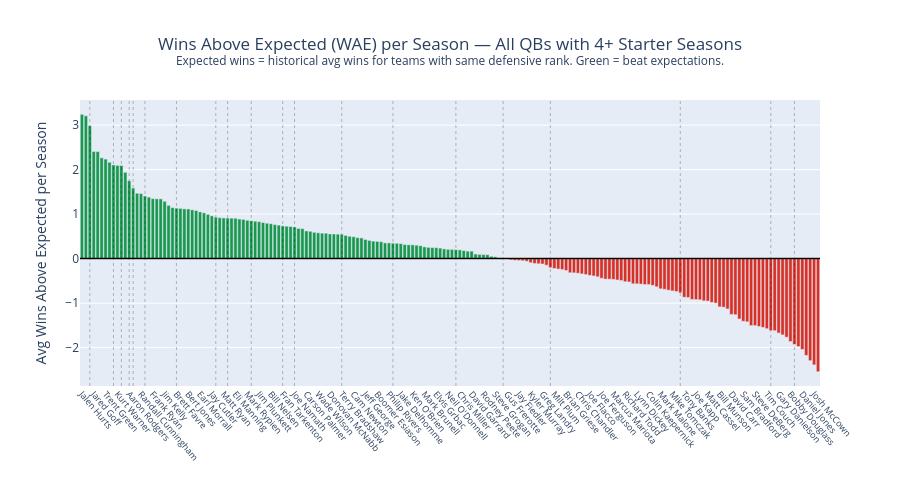

This figure's notebook cell:
### Code cell
# ── Bar chart: all 50+ QBs sorted by avg WAE ────────────────────────────────
fig_wae = go.Figure()
fig_wae.add_trace(go.Bar(
    x=wae_df['primary_qb'],
    y=wae_df['avg_wae'],
    marker_color=['#1a9850' if v >= 0 else '#d73027' for v in wae_df['avg_wae']],
    hovertemplate=(
        '<b>%{x}</b><br>' +
        'Seasons: ' + wae_df['seasons'].astype(str) + '<br>' +
        'Avg actual wins: ' + wae_df['avg_wins'].round(1).astype(str) + '<br>' +
        'Avg expected wins: ' + wae_df['avg_exp_wins'].round(1).astype(str) + '<br>' +
        'Avg WAE: <b>' + wae_df['avg_wae'].round(2).astype(str) + '</b><br>' +
        'Total WAE: ' + wae_df['total_wae'].round(1).astype(str) + '<br>' +
        'Avg QB Rating: ' + wae_df['avg_rating'].round(1).astype(str) + '<br>' +
        'Avg def percentile: ' + (wae_df['avg_def_norm'] * 100).round(0).astype(int).astype(str) + '%' +
        '<extra></extra>'
    ),
    name='Avg WAE',
))
fig_wae.add_hline(y=0, line_color='black', line_width=1.5)

# Vertical dotted lines to highlight our named QBs
named = {**GOAT_IDS, **CLIPBOARD_IDS}
named_names = set(named.values())
positions = {row.primary_qb: i for i, row in enumerate(wae_df.itertuples())}
for nm in named_names:
    if nm in positions:
        fig_wae.add_vline(x=positions[nm], line_dash='dot',
                          line_color='rgba(0,0,0,0.25)', line_width=1)

fig_wae.update_layout(
    title=dict(text='Wins Above Expected (WAE) per Season — All QBs with 4+ Starter Seasons<br>'
                    '<sup>Expected wins = historical avg wins for teams with same defensive rank. Green = beat expectations.</sup>',
               x=0.5),
    xaxis=dict(title='', tickangle=50, tickfont=dict(size=9)),
    yaxis=dict(title='Avg Wins Above Expected per Season'),
    height=500, hovermode='closest',
    bargap=0.15,
)
fig_wae.show()

### Figure 1 — Plotly figure (JSON) as saved in the notebook; plotly's stock layout.template omitted (floating-point values rounded to 4 significant figures; data arrays with more than 128 entries replaced by an {"elided": "..."} marker saying what was removed)
{"data": [{"hovertemplate": {"elided": "188 str values"}, "marker": {"color": {"elided": "188 str values"}}, "name": "Avg WAE", "type": "bar", "x": {"elided": "188 str values"}, "y": {"elided": "188 float values"}}], "layout": {"bargap": 0.15, "height": 500, "hovermode": "closest", "shapes": [{"line": {"color": "black", "width": 1.5}, "type": "line", "x0": 0, "x1": 1, "xref": "x domain", "y0": 0, "y1": 0, "yref": "y"}, {"line": {"color": "rgba(0,0,0,0.25)", "dash": "dot", "width": 1}, "type": "line", "x0": 43, "x1": 43, "xref": "x", "y0": 0, "y1": 1, "yref": "y domain"}, {"line": {"color": "rgba(0,0,0,0.25)", "dash": "dot", "width": 1}, "type": "line", "x0": 181, "x1": 181, "xref": "x", "y0": 0, "y1": 1, "yref": "y domain"}, {"line": {"color": "rgba(0,0,0,0.25)", "dash": "dot", "width": 1}, "type": "line", "x0": 54, "x1": 54, "xref": "x", "y0": 0, "y1": 1, "yref": "y domain"}, {"line": {"color": "rgba(0,0,0,0.25)", "dash": "dot", "width": 1}, "type": "line", "x0": 175, "x1": 175, "xref": "x", "y0": 0, "y1": 1, "yref": "y domain"}, {"line": {"color": "rgba(0,0,0,0.25)", "dash": "dot", "width": 1}, "type": "line", "x0": 2, "x1": 2, "xref": "x", "y0": 0, "y1": 1, "yref": "y domain"}, {"line": {"color": "rgba(0,0,0,0.25)", "dash": "dot", "width": 1}, "type": "line", "x0": 16, "x1": 16, "xref": "x", "y0": 0, "y1": 1, "yref": "y domain"}, {"line": {"color": "rgba(0,0,0,0.25)", "dash": "dot", "width": 1}, "type": "line", "x0": 79, "x1": 79, "xref": "x", "y0": 0, "y1": 1, "yref": "y domain"}, {"line": {"color": "rgba(0,0,0,0.25)", "dash": "dot", "width": 1}, "type": "line", "x0": 119, "x1": 119, "xref": "x", "y0": 0, "y1": 1, "yref": "y domain"}, {"line": {"color": "rgba(0,0,0,0.25)", "dash": "dot", "width": 1}, "type": "line", "x0": 34, "x1": 34, "xref": "x", "y0": 0, "y1": 1, "yref": "y domain"}, {"line": {"color": "rgba(0,0,0,0.25)", "dash": "dot", "width": 1}, "type": "line", "x0": 51, "x1": 51, "xref": "x", "y0": 0, "y1": 1, "yref": "y domain"}, {"line": {"color": "rgba(0,0,0,0.25)", "dash": "dot", "width": 1}, "type": "line", "x0": 66, "x1": 66, "xref": "x", "y0": 0, "y1": 1, "yref": "y domain"}, {"line": {"color": "rgba(0,0,0,0.25)", "dash": "dot", "width": 1}, "type": "line", "x0": 8, "x1": 8, "xref": "x", "y0": 0, "y1": 1, "yref": "y domain"}, {"line": {"color": "rgba(0,0,0,0.25)", "dash": "dot", "width": 1}, "type": "line", "x0": 13, "x1": 13, "xref": "x", "y0": 0, "y1": 1, "yref": "y domain"}, {"line": {"color": "rgba(0,0,0,0.25)", "dash": "dot", "width": 1}, "type": "line", "x0": 95, "x1": 95, "xref": "x", "y0": 0, "y1": 1, "yref": "y domain"}, {"line": {"color": "rgba(0,0,0,0.25)", "dash": "dot", "width": 1}, "type": "line", "x0": 10, "x1": 10, "xref": "x", "y0": 0, "y1": 1, "yref": "y domain"}, {"line": {"color": "rgba(0,0,0,0.25)", "dash": "dot", "width": 1}, "type": "line", "x0": 107, "x1": 107, "xref": "x", "y0": 0, "y1": 1, "yref": "y domain"}, {"line": {"color": "rgba(0,0,0,0.25)", "dash": "dot", "width": 1}, "type": "line", "x0": 12, "x1": 12, "xref": "x", "y0": 0, "y1": 1, "yref": "y domain"}, {"line": {"color": "rgba(0,0,0,0.25)", "dash": "dot", "width": 1}, "type": "line", "x0": 37, "x1": 37, "xref": "x", "y0": 0, "y1": 1, "yref": "y domain"}, {"line": {"color": "rgba(0,0,0,0.25)", "dash": "dot", "width": 1}, "type": "line", "x0": 24, "x1": 24, "xref": "x", "y0": 0, "y1": 1, "yref": "y domain"}, {"line": {"color": "rgba(0,0,0,0.25)", "dash": "dot", "width": 1}, "type": "line", "x0": 152, "x1": 152, "xref": "x", "y0": 0, "y1": 1, "yref": "y domain"}], "title": {"text": "Wins Above Expected (WAE) per Season — All QBs with 4+ Starter Seasons<br><sup>Expected wins = historical avg wins for teams with same defensive rank. Green = beat expectations.</sup>", "x": 0.5}, "xaxis": {"tickangle": 50, "tickfont": {"size": 9}, "title": {"text": ""}}, "yaxis": {"title": {"text": "Avg Wins Above Expected per Season"}}}}
